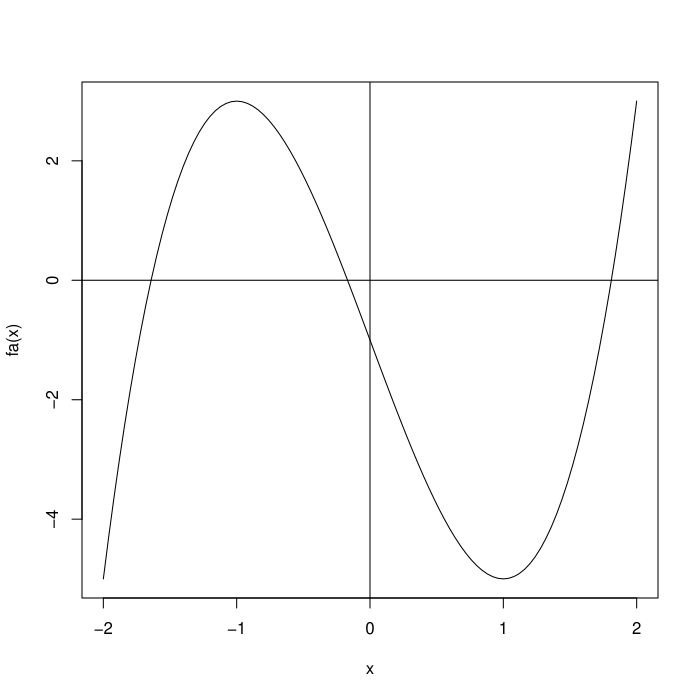

Here is the R script that generated this plot:
#
# Copyright (c) 2015 by Xiaoye Meng.
#
# This program is free software: you can redistribute it and/or modify
# it under the terms of the GNU General Public License as published by
# the Free Software Foundation, either version 3 of the License, or
# (at your option) any later version.
#
# This program is distributed in the hope that it will be useful,
# but WITHOUT ANY WARRANTY; without even the implied warranty of
# MERCHANTABILITY or FITNESS FOR A PARTICULAR PURPOSE.  See the
# GNU General Public License for more details.
#
# You should have received a copy of the GNU General Public License
# along with this program.  If not, see <http://www.gnu.org/licenses/>.
#

require(rootSolve)

source("c1/bisect.R")
fa = function(x) 2 * x ^ 3 - 6 * x - 1
curve(fa, -2, 2)
abline(h = 0, v = 0)
bisect(fa, -2, -1, 0.5e-6)
bisect(fa, -1,  0, 0.5e-6)
bisect(fa,  1,  2, 0.5e-6)
uniroot.all(fa, c(-2, 2), tol = 1e-6)
fb = function(x) exp(x - 2) + x ^ 3 - x
curve(fb, -2, 2)
abline(h = 0, v = 0)
bisect(fb,  -2,  -1, 0.5e-6)
bisect(fb,   0, 0.5, 0.5e-6)
bisect(fb, 0.5,   1, 0.5e-6)
uniroot.all(fb, c(-2, 1), tol = 1e-6)
fc = function(x) 1 + 5 * x - 6 * x ^ 3 - exp(2 * x)
curve(fc, -2, 2)
abline(h = 0, v = 0)
bisect(fc,   -1, -0.5, 0.5e-6)
bisect(fc, -0.5,  0.5, 0.5e-6)
bisect(fc,  0.5,    1, 0.5e-6)
uniroot.all(fc, c(-1, 1), tol = 1e-6)
